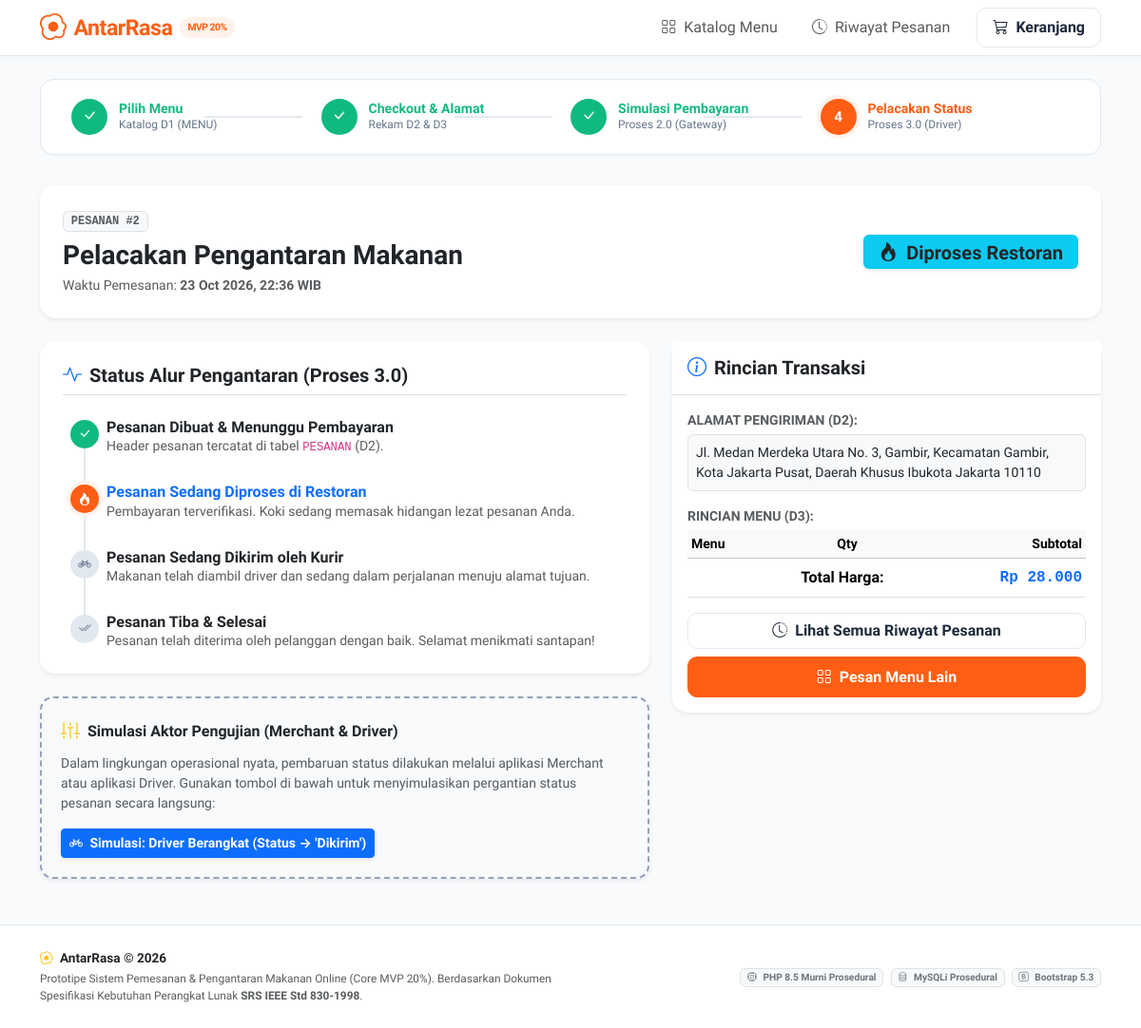
Page /status.php?id=2 on the committed database.
### tables this page shows
CREATE TABLE `pesanan` (
  `id_pesanan` int(11) NOT NULL,
  `tanggal_pesanan` datetime NOT NULL DEFAULT current_timestamp(),
  `alamat_pengiriman` text NOT NULL,
  `total_harga` decimal(12,2) NOT NULL,
  `status_pesanan` varchar(30) NOT NULL DEFAULT 'Menunggu'
);

### includes/functions_order.php (called while the page is built, shortened)
<?php
function ambil_pesanan_by_id($conn, int $id_pesanan): ?array
{
    $sql = "SELECT id_pesanan, tanggal_pesanan, alamat_pengiriman, total_harga, status_pesanan
            FROM PESANAN
            WHERE id_pesanan = ?
            LIMIT 1";
    $stmt = mysqli_prepare($conn, $sql);
    mysqli_stmt_bind_param($stmt, "i", $id_pesanan);
    mysqli_stmt_execute($stmt);
    $hasil = mysqli_stmt_get_result($stmt);
    $data = null;
    if ($hasil !== false && mysqli_num_rows($hasil) > 0) {
        $data = mysqli_fetch_assoc($hasil);
    }
    return $data;
}
function e(mixed $nilai): string
{
    return htmlspecialchars((string) ($nilai ?? ''), ENT_QUOTES, 'UTF-8');
}
function format_rupiah(float $nominal): string
{
    return 'Rp ' . number_format($nominal, 0, ',', '.');
}
function dapatkan_info_status(string $status): array
{
    return match ($status) {
        'Menunggu' => [
            'class' => 'bg-warning text-dark',
            'badge' => 'warning',
            'label' => 'Menunggu Pembayaran',
            'icon'  => 'bi-hourglass-split',
            'step'  => 1
        ],
        'Diproses' => [
            'class' => 'bg-info text-dark',
            'badge' => 'info',
            'label' => 'Diproses Restoran',
            'icon'  => 'bi-fire',
            'step'  => 2
        ],
        'Dikirim' => [
            'class' => 'bg-primary text-white',
            'badge' => 'primary',
            'label' => 'Sedang Dikirim Driver',
            'icon'  => 'bi-bicycle',
            'step'  => 3
        ],
        'Selesai' => [
            'class' => 'bg-success text-white',
            'badge' => 'success',
            'label' => 'Pesanan Selesai',
            'icon'  => 'bi-check-circle-fill',
            'step'  => 4
        ],
        default => [
            'class' => 'bg-secondary text-white',
            'badge' => 'secondary',
            'label' => $status,
            'icon'  => 'bi-question-circle',
            'step'  => 0
        ]
    };
}

### status.php (the view, shortened to what this page needs)
<?php
require_once __DIR__ . '/config/database.php';
require_once __DIR__ . '/includes/functions_order.php';
$id_pesanan = isset($_GET['id']) ? (int) $_GET['id'] : (isset($_POST['id_pesanan']) ? (int) $_POST['id_pesanan'] : 0);
$pesanan = ambil_pesanan_by_id($conn, $id_pesanan);
    ?>
    <?php
$status_saat_ini = (string) $pesanan['status_pesanan'];
$status_info = dapatkan_info_status($status_saat_ini);
$nomor_step = match ($status_saat_ini) {
    'Menunggu' => 1,
    'Diproses' => 2,
    'Dikirim'  => 3,
    'Selesai'  => 4,
    default    => 1
};
require_once __DIR__ . '/includes/header.php';
?>
<div class="card shadow-sm border-0 rounded-4 mb-4">
    <div class="card-body p-4">
        <div class="row align-items-center gy-3">
            <div class="col-md-7">
                <span class="badge bg-light text-muted border mb-2 font-monospace">PESANAN #<?= $id_pesanan ?></span>
                <h3 class="fw-bold mb-1">
                    Pelacakan Pengantaran Makanan
                </h3>
                <p class="text-muted small mb-0">
                    Waktu Pemesanan: <strong><?= date('d M Y, H:i', strtotime((string) $pesanan['tanggal_pesanan'])) ?> WIB</strong>
                </p>
            </div>
            <div class="col-md-5 text-md-end">
                <span class="badge <?= $status_info['class'] ?> fs-5 px-3 py-2 shadow-sm">
                    <i class="bi <?= $status_info['icon'] ?> me-1"></i> <?= $status_info['label'] ?>
                </span>
            </div>
        </div>
    </div>
</div>
<div class="row g-4">
    <div class="col-lg-7">
        <div class="card shadow-sm border-0 rounded-4 p-4 mb-4">
            <h5 class="fw-bold mb-4 pb-2 border-bottom text-dark">
                <i class="bi bi-activity text-primary me-2"></i>Status Alur Pengantaran (Proses 3.0)
            </h5>
            <div class="tracking-timeline ps-2">
                <div class="timeline-item <?= $nomor_step > 1 ? 'passed' : ($nomor_step === 1 ? 'active' : '') ?>">
                    <div class="timeline-dot">
                        <?php if ($nomor_step > 1): ?><i class="bi bi-check-lg"></i><?php else: ?><i class="bi bi-cash-stack"></i><?php endif; ?>
                    </div>
                    <div>
                        <h6 class="fw-bold mb-0 <?= $nomor_step === 1 ? 'text-primary' : '' ?>">Pesanan Dibuat & Menunggu Pembayaran</h6>
                        <p class="text-muted small mb-0">
                            Header pesanan tercatat di tabel <code>PESANAN</code> (D2).
                        </p>
                    </div>
                </div>
                <div class="timeline-item <?= $nomor_step > 2 ? 'passed' : ($nomor_step === 2 ? 'active' : '') ?>">
                    <div class="timeline-dot">
                        <?php if ($nomor_step > 2): ?><i class="bi bi-check-lg"></i><?php else: ?><i class="bi bi-fire"></i><?php endif; ?>
                    </div>
                    <div>
                        <h6 class="fw-bold mb-0 <?= $nomor_step === 2 ? 'text-primary' : '' ?>">Pesanan Sedang Diproses di Restoran</h6>
                        <p class="text-muted small mb-0">Pembayaran terverifikasi. Koki sedang memasak hidangan lezat pesanan Anda.</p>
                    </div>
                </div>
                <div class="timeline-item <?= $nomor_step > 3 ? 'passed' : ($nomor_step === 3 ? 'active' : '') ?>">
                    <div class="timeline-dot">
                        <?php if ($nomor_step > 3): ?><i class="bi bi-check-lg"></i><?php else: ?><i class="bi bi-bicycle"></i><?php endif; ?>
                    </div>
                    <div>
                        <h6 class="fw-bold mb-0 <?= $nomor_step === 3 ? 'text-primary' : '' ?>">Pesanan Sedang Dikirim oleh Kurir</h6>
                        <p class="text-muted small mb-0">Makanan telah diambil driver dan sedang dalam perjalanan menuju alamat tujuan.</p>
                    </div>
                </div>
                <div class="timeline-item <?= $nomor_step === 4 ? 'passed' : '' ?>">
                    <div class="timeline-dot">
                        <i class="bi bi-check2-all"></i>
                    </div>
                    <div>
                        <h6 class="fw-bold mb-0 <?= $nomor_step === 4 ? 'text-success' : '' ?>">Pesanan Tiba &amp; Selesai</h6>
                        <p class="text-muted small mb-0">Pesanan telah diterima oleh pelanggan dengan baik. Selamat menikmati santapan!</p>
                    </div>
                </div>
            </div>
        </div>
        <div class="simulation-panel shadow-sm mb-4">
            <div class="d-flex align-items-center mb-2">
                <i class="bi bi-sliders2-vertical text-warning fs-5 me-2"></i>
                <h6 class="fw-bold mb-0 text-dark">Simulasi Aktor Pengujian (Merchant &amp; Driver)</h6>
            </div>
            <p class="text-muted small mb-3">
                Dalam lingkungan operasional nyata, pembaruan status dilakukan melalui aplikasi Merchant atau aplikasi Driver.
                Gunakan tombol di bawah untuk menyimulasikan pergantian status pesanan secara langsung:
            </p>
            <div class="d-flex flex-wrap gap-2">
                <?php if ($status_saat_ini === 'Menunggu'): ?>
                    <a href="pembayaran.php?id=<?= $id_pesanan ?>" class="btn btn-warning btn-sm fw-bold">
                        <i class="bi bi-wallet2 me-1"></i> Ke Halaman Pembayaran (Proses 2.0)
                    </a>
                <?php elseif ($status_saat_ini === 'Diproses'): ?>
                    <form method="POST" action="status.php">
                        <button type="submit" class="btn btn-primary btn-sm fw-bold shadow-sm">
                            <i class="bi bi-bicycle me-1"></i> Simulasi: Driver Berangkat (Status &rarr; 'Dikirim')
                        </button>
                    </form>
                <?php endif; ?>
            </div>
        </div>
    </div>
    <div class="col-lg-5">
        <div class="card shadow-sm border-0 rounded-4 mb-4">
            <div class="card-header bg-white py-3 border-bottom">
                <h5 class="fw-bold mb-0 text-dark">
                    <i class="bi bi-info-circle text-primary me-2"></i>Rincian Transaksi
                </h5>
            </div>
            <div class="card-body">
                <div class="mb-3">
                    <span class="text-muted small fw-semibold text-uppercase d-block mb-1">Alamat Pengiriman (D2):</span>
                    <div class="p-2 bg-light rounded border small">
                        <?= nl2br(e($pesanan['alamat_pengiriman'])) ?>
                    </div>
                </div>
                <span class="text-muted small fw-semibold text-uppercase d-block mb-1">Rincian Menu (D3):</span>
                <div class="table-responsive mb-3">
                    <table class="table table-sm align-middle mb-0">
                        <thead class="table-light small">
                            <tr>
                                <th>Menu</th>
                                <th class="text-center">Qty</th>
                                <th class="text-end">Subtotal</th>
                            </tr>
                        </thead>
                        <tfoot class="border-top">
                            <tr>
                                <th colspan="2" class="text-end py-2">Total Harga:</th>
                                <th class="text-end py-2 text-primary fs-6 font-monospace">
                                    <?= format_rupiah((float) $pesanan['total_harga']) ?>
                                </th>
                            </tr>
                        </tfoot>
                    </table>
                </div>
                <div class="d-grid gap-2">
                    <a href="riwayat.php" class="btn btn-outline-custom">
                        <i class="bi bi-clock-history me-1"></i> Lihat Semua Riwayat Pesanan
                    </a>
                    <a href="index.php" class="btn btn-primary-custom">
                        <i class="bi bi-grid me-1"></i> Pesan Menu Lain
                    </a>
                </div>
            </div>
        </div>
    </div>
</div>
<?php
require_once __DIR__ . '/includes/footer.php';
?>

### assets/css/style.css (style rules this page uses)
:root { --ar-primary: #ff5e14; --ar-primary-dark: #e04b06; --ar-primary-light: #fff2eb; --ar-secondary: #0f172a; --ar-accent: #10b981; --ar-bg: #f8fafc; --ar-card-bg: #ffffff; --ar-text-main: #1e293b; --ar-text-muted: #64748b; --ar-border: #e2e8f0; }
body { font-family: 'Plus Jakarta Sans', system-ui, -apple-system, 'Segoe UI', Roboto, Helvetica, Arial, sans-serif; background-color: var(--ar-bg); color: var(--ar-text-main); min-height: 100vh; display: flex; flex-direction: column; }
.btn-primary-custom { background-color: var(--ar-primary); border-color: var(--ar-primary); color: #ffffff; font-weight: 600; padding: 0.55rem 1.15rem; border-radius: 10px; transition: all 0.2s ease; }
.btn-outline-custom { border: 1px solid var(--ar-border); color: var(--ar-text-main); background: #ffffff; font-weight: 600; border-radius: 10px; }
.simulation-panel { border: 2px dashed #94a3b8; background: #f8fafc; border-radius: 14px; padding: 1.25rem; }
.timeline-item { position: relative; padding-left: 38px; padding-bottom: 28px; }
.timeline-item:last-child { padding-bottom: 0; }
.timeline-item::before { content: ''; position: absolute; left: 14px; top: 26px; bottom: -4px; width: 2px; background: var(--ar-border); }
.timeline-item:last-child::before { display: none; }
.timeline-dot { position: absolute; left: 0; top: 2px; width: 30px; height: 30px; border-radius: 50%; display: flex; align-items: center; justify-content: center; font-size: 0.85rem; background: #e2e8f0; color: #64748b; }
.timeline-item.active .timeline-dot { background: var(--ar-primary); color: #ffffff; box-shadow: 0 0 0 4px var(--ar-primary-light); }
.timeline-item.passed .timeline-dot { background: var(--ar-accent); color: #ffffff; }

### rows in the picture
pesanan: tanggal_pesanan "23 Oct 2026, 22:36", status_pesanan "Diproses Restoran", alamat_pengiriman "Jl. Medan Merdeka Utara No. 3, Gambir, Kecamatan Gambir, Kota Jakarta Pusat, Daerah Khusus Ibukota Jakarta 10110", total_harga "Rp 28.000"

### other values in the picture
$id_pesanan "2"
